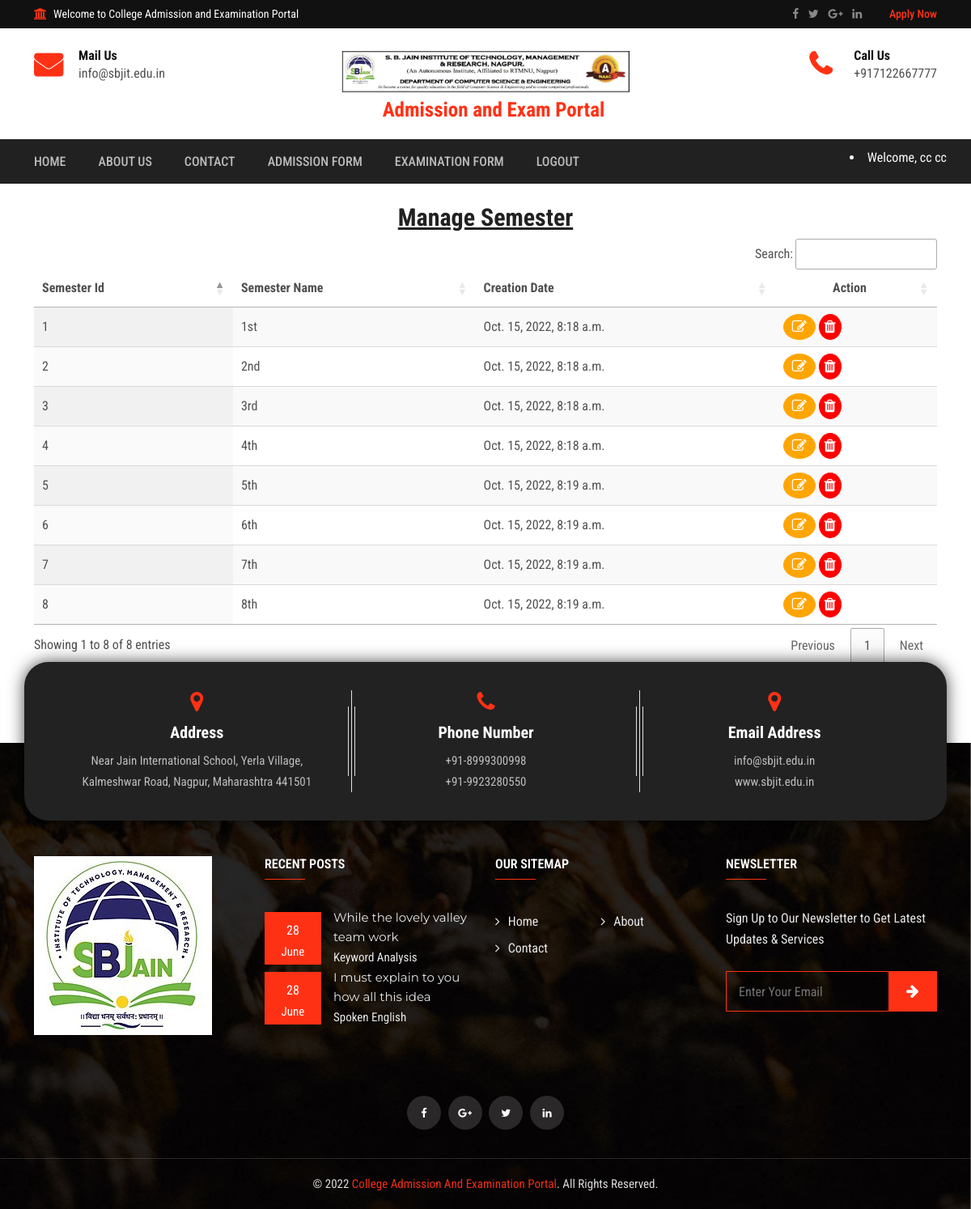
Page /manage-semester/ (signed in) on the committed database.
### collegeapp/models.py (models this page shows, shortened)
class Semester(models.Model):
    name = models.CharField(max_length=100, null=True, blank=True)
    created = models.DateTimeField(auto_now_add=True, blank=True)

### collegeapp/views.py (the view)
# urls.py: path('manage-semester/', manage_semester, name='manage_semester'),
def manage_semester(request):
    semester = Semester.objects.all()
    return render(request, 'manage_semester.html', locals())

### collegeapp/templates/manage_semester.html
{% include 'index.html' %}
{% load static %}
{% load custom_tags %}
{% block body %}
<div class="shop-cart mt-4">
  <div class="container">
    <div class="section-wrapper">
        <h2 class="mb-2" align="center"> <u>Manage Semester</u>
        </h2>
      <div class="cart-top">
        <table id="example" class="display nowrap" style="width: 100%">
          <thead>
            <tr>
              <th>Semester Id</th>
              <th>Semester Name</th>
              <th>Creation Date</th>
              <th style="text-align: center">Action</th>
            </tr>
          </thead>
          <tbody>
            {% for i in semester %}
            <tr>
              <td>{{i.id}}</td>
              <td>{{i.name}}</td>
              <td>{{i.created}}</td>
              <td>
                    <a href="/change-semester/{{i.id}}/" title="Edit Branch">
                        <i class="fa fa-edit" style="font-size:18px;color:white;border-radius:50%;border:1px solid orange;padding:6px;padding-left:10px;padding-right:10px;background-color:orange"></i>
                    </a>
                    <a href="/delete-semester/{{i.id}}/" title="Delete Branch" onclick="return confirm('Are your sure?')">
                        <i  class="fa fa-trash" style="font-size:18px;color:white;border-radius:50%;border:1px solid red;padding:6px;background-color:red"></i>
                    </a>
              </td>
            </tr>
            {% endfor %}
          </tbody>
        </table>
      </div>
    </div>
  </div>
</div>
{% include 'tablecdn.html' %}
{% include 'footer.html' %}
{% endblock %}

### collegeapp/templates/index.html (shortened to what this page needs)
<!DOCTYPE html>
{% load static %}
<html lang="zxx">
<head>
    <link rel="stylesheet" type="text/css" href="{% static 'css/bootstrap.min.css' %}">
    <link rel="stylesheet" type="text/css" href="{% static 'css/font-awesome.min.css' %}">
    <link rel="stylesheet" type="text/css" href="{% static 'css/animate.css' %}">
    <link rel="stylesheet" type="text/css" href="{% static 'css/owl.carousel.css' %}">
    <link rel="stylesheet" type="text/css" href="{% static 'css/slick.css' %}">
    <link rel="stylesheet" type="text/css" href="{% static 'css/magnific-popup.css' %}">
    <link rel="stylesheet" type="text/css" href="{% static 'css/off-canvas.css' %}">
    <link rel="stylesheet" type="text/css" href="{% static 'css/rsmenu-main.css' %}">
    <link rel="stylesheet" type="text/css" href="{% static 'css/rsmenu-transitions.css' %}">
    <link rel="stylesheet" type="text/css" href="{% static 'style.css' %}">
    <link rel="stylesheet" type="text/css" href="{% static 'css/responsive.css' %}">
    <link rel="stylesheet" href="https://cdnjs.cloudflare.com/ajax/libs/font-awesome/4.7.0/css/font-awesome.min.css">
</head>
<body class="home1">
    <div class="full-width-header">
        <div class="rs-toolbar">
            <div class="container">
                <div class="row">
                    <div class="col-md-6">
                        <div class="rs-toolbar-left">
                            <div class="welcome-message">
                                <i class="fa fa-bank"></i><span>Welcome to College Admission and Examination Portal</span>
                            </div>
                        </div>
                    </div>
                    <div class="col-md-6">
                        <div class="rs-toolbar-right">
                            <div class="toolbar-share-icon">
                                <ul>
                                    <li><a href="https://www.facebook.com/officialsbjain/" target="_blank"><i class="fa fa-facebook"></i></a></li>
                                    <li><a href="https://twitter.com/officialsbjain?s=09" target="_blank"><i class="fa fa-twitter"></i></a></li>
                                    <li><a href="https://www.sbjit.edu.in/" target="_blank"><i class="fa fa-google-plus"></i></a></li>
                                    <li><a href="https://www.linkedin.com/in/s-b-jain-nagpur-7a65a3153/" target="_blank"><i class="fa fa-linkedin"></i></a></li>
                                </ul>
                            </div>
                            <a href="/student-register/" class="apply-btn">Apply Now</a>
                        </div>
                    </div>
                </div>
            </div>
        </div>
        <header id="rs-header" class="rs-header">
            <div class="rs-header-top">
                <div class="container">
                    <div class="row">
                        <div class="col-md-4 col-sm-12">
                            <div class="header-contact">
                                <div id="info-details" class="widget-text">
                                    <i class="fa fa-envelope"></i>
                                    <div class="info-text">
                                        <a href="mailto:info@domain.com">
						                    	<span>Mail Us</span>
												info@sbjit.edu.in
											</a>
                                    </div>
                                </div>
                            </div>
                        </div>
                        <div class="col-md-4 col-sm-12">
                            <div class="logo-area text-center">
                                <a href="/"><img src="{% static 'images/college logo photo.png' %}" style="width:600px;height:60px;padding-bottom: 0.5rem;" alt="logo">
                                    <b style="font-size:25px;margin-left:20px;font-weight:bold">Admission and Exam Portal</b>
                                </a>
                            </div>
                        </div>
                        <div class="col-md-4 col-sm-12">
                            <div class="header-contact pull-right">
                                <div id="phone-details" class="widget-text">
                                    <i class="fa fa-phone"></i>
                                    <div class="info-text">
                                        <a href="tel:4155551234">
						                    	<span>Call Us</span>
												+917122667777
											</a>
                                    </div>
                                </div>
                            </div>
                        </div>
                    </div>
                </div>
            </div>
            <div class="menu-area menu-sticky">
                <div class="container">
                    <div class="main-menu">
                        <div class="row relative">
                            <div class="col-sm-12">
                                <nav class="rs-menu">
                                    <ul class="nav-menu">
                                        <li><a href="/" class="home">Home</a>
                                        </li>
                                        <li> <a href="/about/">About Us</a>
                                        </li>
                                        <li> <a href="/contact/">Contact</a></li>
                                        {% if request.user.is_authenticated %}
                                        {% if request.user.is_staff %}
                                            <li class="menu-item-has-children"> <a href="#">Branch</a>
                                                <ul class="sub-menu">
                                                    <li><a href="/add-branch/">Add Branch</a></li>
                                                    <li><a href="/manage-branch/">Manage Branch</a></li>
                                                </ul>
                                            </li>
                                            <li class="menu-item-has-children"> <a href="#">Semester</a>
                                                <ul class="sub-menu">
                                                    <li><a href="/add-semester/">Add Semester</a></li>
                                                    <li><a href="/manage-semester/">Manage Semester</a></li>
                                                </ul>
                                            </li>
                                            <li class="menu-item-has-children"> <a href="#">Subject</a>
                                                <ul class="sub-menu">
                                                    <li><a href="/add-subject/">Add Subject</a></li>
                                                    <li><a href="/manage-subject/">Manage Subject</a></li>
                                                </ul>
                                            </li>
                                            <li class="menu-item-has-children"> <a href="#">Admission</a>
                                                <ul class="sub-menu">
                                                    <li><a href="/admission-data/?status=1">Pending Admission</a></li>
                                                    <li><a href="/admission-data/?status=3">Rejected Admission</a></li>
                                                    <li><a href="/admission-data/?status=2">Completed Admission</a></li>
                                                    <li><a href="/admission-data/?status=4">Payment Pending Admission</a></li>
                                                    <li><a href="/admission-data/?status=5">Payment Completed Admission</a></li>
                                                </ul>
                                            </li>
                                            <li class="menu-item-has-children"> <a href="#">Examination</a>
                                                <ul class="sub-menu">
                                                    <li><a href="/examination-data/?status=1">Pending Examination Data</a></li>
                                                    <li><a href="/examination-data/?status=2">Verified Examination Data</a></li>
                                                    <li><a href="/examination-data/?status=3">Rejected Examination Data</a></li>
                                                    <li><a href="/examination-data/?status=4">Payment Pending Examination Data</a></li>
                                                    <li><a href="/examination-data/?status=5">Payment Completed Examination Data</a></li>
                                                </ul>
                                            </li>
                                            <li> <a href="/logout/">Logout</a></li>
                                        {% else %}
                                            <li> <a href="/complete-registration/">Admission Form</a></li>
                                            <li> <a href="/exam-process">Examination Form</a></li>
                                            <li> <a href="/logout/">Logout</a></li>
                                        {% endif %}
                                        {% else %}
                                            <li> <a href="/student-register/">Register</a></li>
                                            <li> <a href="/login/">Login</a></li>
                                            <li> <a href="/admin-login/">Admin Login</a></li>
                                        {% endif %}
                                    </ul>
                                </nav>
                                <div class="right-bar-icon rs-offcanvas-link text-right">
                                    {% if request.user.is_authenticated %}
                                    {% if request.user.is_staff %}
                                    <li style="color:white;padding-top:10px">Welcome, {{request.user.username}}</li>
                                    {% else %}
                                    <li style="color:white;padding-top:10px">Welcome, {{request.user.first_name}} {{request.user.last_name}}</li>
                                    {% endif %}
                                    {% endif %}
                                </div>
                            </div>
                        </div>
                    </div>
                </div>
            </div>
        </header>
    </div>
</body>
</html>

### collegeapp/static/css/off-canvas.css (style rules this page uses)
.rs-menu.rs-menu-close, .sidebar_nav.navbar-inverse { background: transparent; }

### collegeapp/static/css/rsmenu-main.css (style rules this page uses)
.rs-menu { float: left; clear: both; width: 100%; font-size: 0; position: relative; }
.rs-menu ul, .rs-menu li, .rs-menu p, .rs-menu a, .rs-menu div, .rs-menu i { border: 0; margin: 0; padding: 0; }
.rs-menu li { display: block; vertical-align: top; position: relative; }
.rs-menu a { display: block; padding: 16px; }
.rs-menu a { color: #bbb; -webkit-tap-highlight-color: rgba(0, 0, 0, 0); }
.nav-menu>li>a { font-size: 14px; text-transform: uppercase; font-weight: 500; height: 55px; line-height: 55px; }
.rs-menu a { padding: 0px 20px; }
.inner-page .rs-menu ul.nav-menu>li>a, .home3 .rs-menu ul.nav-menu>li>a, .home1 .rs-menu ul.nav-menu>li>a { padding: 0; }
.inner-page .rs-menu ul.nav-menu>li, .home3 .rs-menu ul.nav-menu>li, .home1 .rs-menu ul.nav-menu>li { margin-right: 40px }
.home1 .rs-menu ul.nav-menu>li:last-child { margin-right: 0; }
.rs-menu ul, .home1 .rs-menu ul, .home4 .rs-menu ul { text-align: left; }
.rs-menu li { font-size: 14px; }
.nav-menu { position: relative; }
@media screen and (min-width: 992px) { .rs-menu { height: auto !important; } }
@media screen and (min-width: 992px) { .rs-menu li { display: inline-block; } }

### rows in the picture
Semester: id "1", name "1st", created "Oct. 15, 2022, 8:18 a.m."
Semester: id "2", name "2nd", created "Oct. 15, 2022, 8:18 a.m."
Semester: id "3", name "3rd", created "Oct. 15, 2022, 8:18 a.m."
Semester: id "4", name "4th", created "Oct. 15, 2022, 8:18 a.m."
Semester: id "5", name "5th", created "Oct. 15, 2022, 8:19 a.m."
Semester: id "6", name "6th", created "Oct. 15, 2022, 8:19 a.m."
Semester: id "7", name "7th", created "Oct. 15, 2022, 8:19 a.m."
Semester: id "8", name "8th", created "Oct. 15, 2022, 8:19 a.m."

### other values in the picture
{{ request.user.first_name }} "cc"
{{ request.user.last_name }} "cc"
